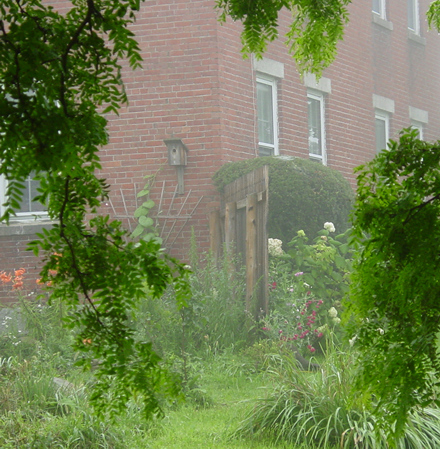
//> input picture images/1.png, 440 x 449 px
$ ./main   (built with g++ and OpenCV 4)
//> lines starting //> are read from the running program, lines starting //| are printed output that depends on the picture
#include <opencv2/core.hpp>
#include <opencv2/imgcodecs.hpp>
#include <opencv2/highgui.hpp>
#include <opencv2/imgproc/imgproc.hpp>
#include <iostream>
#include <string>
#include <chrono>

#include <stdio.h>
#include <stdlib.h>
#include <assert.h>

using namespace cv;
using namespace std;
using namespace std::chrono;

#define DRK_CH_WND_WT 5 //should be an odd number
#define DRK_CH_WND_HT 5 //should be an odd number

#define GD_FT_WND_SZ 75 // Guided Filter Window Size

struct pix_t { int w; int h; };

#define DISPLAY 1

int main( int argc, char** argv )
{
    Mat image, norm_image;
    Mat channels[3];

    image = imread("images/1.png", IMREAD_UNCHANGED); // Read as BGR matrix, bit-depth: CV_8U
//> image is the input picture: 449 rows x 440 cols, CV_8UC3; mean B, G, R 82.6, 127.6, 113.2
    if( image.empty() ) // Check for invalid input
    {
        cout << "Could not open or find the image" << std::endl ;
        return -1;
    }
    image.convertTo(norm_image, CV_32FC3, 1.0/255, 0);

    int img_width = image.size().width;
//> img_width = 440
    int img_height = image.size().height;
//> img_height = 449

    // INIT: dark channel calculation
    unsigned char* dark_channel = (unsigned char *)malloc(sizeof(unsigned char)*img_height*img_width);

    int h=0, w=0;
    int i=0, j=0;
    unsigned char pix_r=0, pix_g=0, pix_b=0;
    unsigned char min_ri=255, min_gi=255, min_bi=255;
    int lh=0, lw=0;

    struct pix_t center;
    center.h = DRK_CH_WND_HT/2;
    center.w = DRK_CH_WND_WT/2;

    // INIT: pick up the top p% brightest pixels in the dark channel
    float p=0.1;
    int max_val=255;
    int num_of_pix=(int)((img_height)*(img_width)*p)/100;
//> num_of_pix = 197
    struct pix_t *array_pix = (struct pix_t *)malloc((num_of_pix)*sizeof(struct pix_t));

    // INIT: find the airlight which has the hightest intensity in the input image
    unsigned char* yuv_y = (unsigned char *)malloc(sizeof(unsigned char)*img_height*img_width);
    unsigned char* yuv_u = (unsigned char *)malloc(sizeof(unsigned char)*img_height*img_width);
    unsigned char* yuv_v = (unsigned char *)malloc(sizeof(unsigned char)*img_height*img_width);
    int max_y=0;
    struct pix_t pos;
    unsigned char airlight_r;
    unsigned char airlight_g;
    unsigned char airlight_b;

    // INIT: compute the transmission map
    float omega=0.95;
    float min_r,min_g,min_b,min_t;
    float *tmap = (float*)malloc(sizeof(float)*img_height*img_width);

    // INIT: compute the haze free image
    float t0=0.01;
    float r,g,b,t_;
    unsigned char* output = (unsigned char*)malloc(sizeof(unsigned char)*img_height*img_width*3);
    Mat dehaze_mat(img_height, img_width, CV_8UC3, output);

    cv::split(image, channels); // split from BGR image to RGB channels
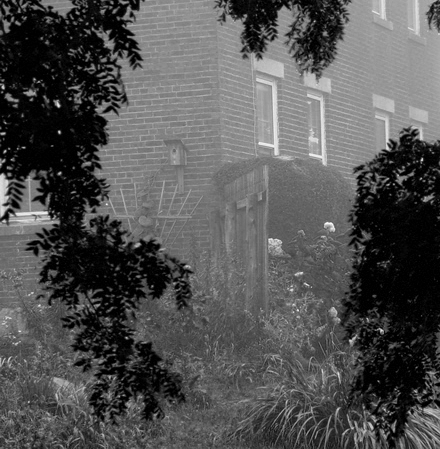
//> channels[0]: 449 rows x 440 cols, CV_8UC1; min 0, max 252, mean 82.6
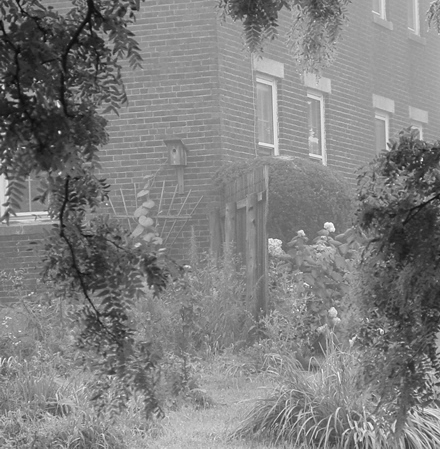
//> channels[1]: 449 rows x 440 cols, CV_8UC1; min 8, max 255, mean 127.6
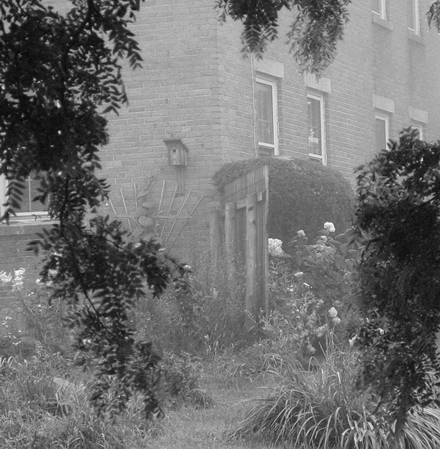
//> channels[2]: 449 rows x 440 cols, CV_8UC1; min 4, max 255, mean 113.2

    // convert rgb to yuv
    for(h=0;h<img_height;h++){
        for(w=0;w<img_width;w++){
            yuv_y[img_width*h+w]=(( 66*channels[0].data[img_width*h+w]+129*channels[1].data[img_width*h+w] +25*channels[2].data[img_width*h+w]+128)>>8)+16;
            yuv_u[img_width*h+w]=((-38*channels[0].data[img_width*h+w] -74*channels[1].data[img_width*h+w]+112*channels[2].data[img_width*h+w]+128)>>8)+128;
            yuv_v[img_width*h+w]=((112*channels[0].data[img_width*h+w] -94*channels[1].data[img_width*h+w] -18*channels[2].data[img_width*h+w]+128)>>8)+128;
        }
    }

    // Begin: Pre-Processing
    auto start = high_resolution_clock::now();

    // calculate dark channel
    for(int h = 0; h < image.rows; h++)
    {
        for(int w = 0; w < image.cols; w++)
        {   min_ri=255;
            min_gi=255;
            min_bi=255;
            for(lh=-center.h;lh<=center.h;lh++){ // -2 -> +2
                for(lw=-center.w;lw<=center.w;lw++){ // -2 -> +2
                    if((w+lw)>=0&&(w+lw)<img_width-1&&(h+lh)>=0&&(h+lh)<img_height-1){ // ignore out-of-frame pixels
                        pix_r = channels[0].data[img_width*(h+lh)+(w+lw)];
                        pix_g = channels[1].data[img_width*(h+lh)+(w+lw)];
                        pix_b = channels[2].data[img_width*(h+lh)+(w+lw)];

                        min_ri=MIN(min_ri, pix_r);
                        min_gi=MIN(min_gi, pix_g);
                        min_bi=MIN(min_bi, pix_b);
                    }
                }
            }
            dark_channel[img_width*h+w] = MIN(MIN(min_ri,min_gi),min_bi);
        }
    }
//> this loop made 449 passes
//> (min_ri, min_gi, min_bi, pix_r, pix_g, pix_b) on passes 1 to 3: (32, 145, 108, 44, 162, 119), (32, 145, 103, 40, 153, 109), (32, 127, 100, 87, 152, 126)
//> after the loop, min_ri = 97; min_gi = 150; min_bi = 118; pix_r = 119; pix_g = 169; pix_b = 135
    // pick up the top p% brightest pixels in the dark channel
    for(i=0;i<num_of_pix;){
        for(h=0;h<img_height;h++){
            for(w=0;w<img_width;w++){
                if(dark_channel[img_width*h+w]==max_val){
                    array_pix[i].h=h;
                    array_pix[i].w=w;
                    i++;
                }
                if(i==num_of_pix)
                    break;
            }
            if(i==num_of_pix)
                break;
        }
        if(i==num_of_pix)
            break;
        max_val--;
    }
//> this loop made 71 passes
//> i on passes 1 to 12: 0, 0, 0, 0, 0, 0, 0, 0, 0, 0, 0, 0
//> after the loop, max_val = 185

    // find the airlight which has the hightest intensity in the input image
    for(i=0;i<num_of_pix;i++){
        if ( max_y < yuv_y[img_width * array_pix[i].h + array_pix[i].w]){
            pos=array_pix[i];
            max_y=yuv_y[img_width*pos.h+pos.w];
        }
    }
//> after the loop, max_y = 202
    airlight_r = channels[0].data[img_width*pos.h+pos.w];
//> airlight_r = 220
    airlight_g = channels[1].data[img_width*pos.h+pos.w];
//> airlight_g = 216
    airlight_b = channels[2].data[img_width*pos.h+pos.w];
//> airlight_b = 205

    // compute the transmission map
    for(h=0;h<img_height;h++){
        for(w=0;w<img_width;w++){
            min_r=255.0;
            min_g=255.0;
            min_b=255.0;
            for(lh=-center.h;lh<=center.h;lh++){
                for(lw=-center.w;lw<=center.w;lw++){
                    if((lw+w)>=0&&(w+lw)<img_width-1&&(h+lh)>=0&&(h+lh)<img_height-1){
                        min_r=MIN(min_r,(float)channels[0].data[img_width*(h+lh)+(w+lw)]/airlight_r);
                        min_g=MIN(min_g,(float)channels[1].data[img_width*(h+lh)+(w+lw)]/airlight_g);
                        min_b=MIN(min_b,(float)channels[2].data[img_width*(h+lh)+(w+lw)]/airlight_b);
                    }
                }
            }
            min_t=MIN(MIN(min_r,min_g),min_b);
            tmap[img_width*h+w]=1-omega*min_t;
        }
    }
//> this loop made 449 passes
//> (min_r, min_g, min_b, min_t) on passes 1 to 3: (0.145, 0.671, 0.527, 0.145), (0.145, 0.671, 0.502, 0.145), (0.145, 0.588, 0.488, 0.145)

    // compute the haze free image
    for(h=0;h<img_height;h++){
        unsigned char *rowPtr = dehaze_mat.ptr<unsigned char>(h);
        for(w=0;w<img_width;w++){
            t_=MAX(tmap[img_width*h+w],t0);

            r=(((float)channels[0].data[img_width*h+w]-airlight_r)/t_)+airlight_r;
            g=(((float)channels[1].data[img_width*h+w]-airlight_g)/t_)+airlight_g;
            b=(((float)channels[2].data[img_width*h+w]-airlight_b)/t_)+airlight_b;

            rowPtr[w*3+0] = (unsigned char)MIN(MAX(r,0),255); // R
            rowPtr[w*3+1] = (unsigned char)MIN(MAX(g,0),255); // G
            rowPtr[w*3+2] = (unsigned char)MIN(MAX(b,0),255); // B
        }
    }
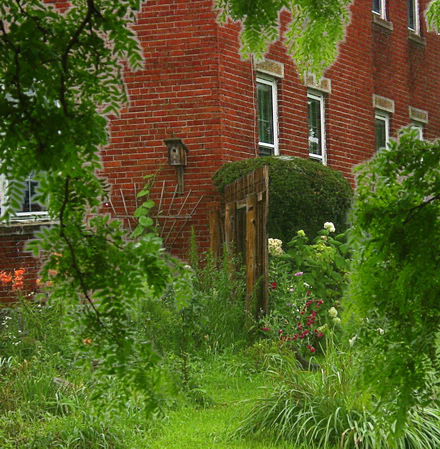
//> dehaze_mat: 449 rows x 440 cols, CV_8UC3; mean B, G, R 36.7, 93.2, 85.9

    // guided filter
    // INIT: guided filter
    float epsilon = 0.001;
    struct pix_t gd_ft_center;
    gd_ft_center.h = GD_FT_WND_SZ/2;
    gd_ft_center.w = GD_FT_WND_SZ/2;

    // End: Pre-Processing
    auto stop = high_resolution_clock::now();
    float duration = duration_cast<microseconds>(stop - start).count();
    cout << "Processing time: " << to_string(duration) << " us ~ " << to_string(1/(duration/1000000)) << " FPS" << endl;
    cout << "Expected       : 16667 us ~ 60 FPS" << endl;

#if DISPLAY
    namedWindow("1-Input", WINDOW_AUTOSIZE);
    imshow("1-Input", image);

    namedWindow("1-NormInput", WINDOW_AUTOSIZE);
    imshow("1-NormInput", norm_image);

    Mat dark_channel_mat(img_height, img_width, CV_8UC1, dark_channel);
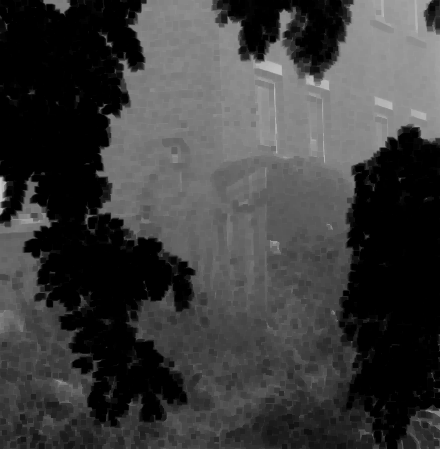
//> dark_channel_mat: 449 rows x 440 cols, CV_8UC1; min 0, max 201, mean 60.1
    namedWindow("2-DarkChannel", WINDOW_AUTOSIZE);
    imshow("2-DarkChannel", dark_channel_mat);

    Mat tmap_mat(img_height, img_width, CV_32FC1, tmap);
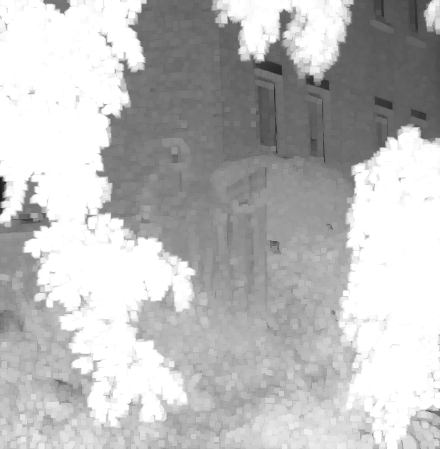
//> tmap_mat: 449 rows x 440 cols, CV_32FC1; min 0.0975, max 1, mean 0.74
    namedWindow("3-TransmissionMap", WINDOW_AUTOSIZE);
    imshow("3-TransmissionMap", tmap_mat);

    namedWindow("4-Dehaze", WINDOW_AUTOSIZE);
    imshow("4-Dehaze", dehaze_mat);

    waitKey(0);
#endif

    // Cleanup
    free(dark_channel);
    free(array_pix);
    free(yuv_y);
    free(yuv_u);
    free(yuv_v);
    free(tmap);
    free(output);

    return 0;
}

$ run again, with images/Haze_Autumn.jpg saved as images/1.png
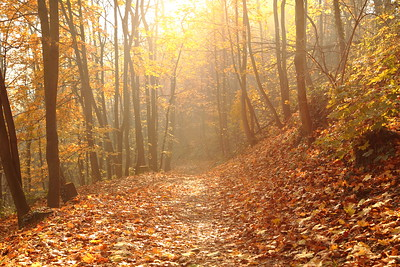
//> input picture images/Haze_Autumn.jpg, 400 x 267 px
//> image is the input picture: 267 rows x 400 cols, CV_8UC3; mean B, G, R 76.2, 125.9, 176.3
//> `cv::split(image, channels);`:
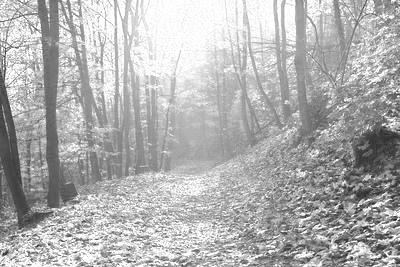
//> channels[2]: 267 rows x 400 cols, CV_8UC1; min 25, max 255, mean 176.3
//> the loop `for(int h = 0; h < image.rows; h++)` made 267 passes
//> (min_ri, min_gi, min_bi, pix_r, pix_g, pix_b) on passes 1 to 3: (57, 121, 159, 64, 143, 176), (57, 111, 144, 89, 180, 207), (48, 86, 121, 48, 86, 121)
//> after the loop `for(int h = 0; h < image.rows; h++)`: min_ri = 0; min_gi = 36; min_bi = 121; pix_r = 16; pix_g = 66; pix_b = 138
//> the loop `for(i=0;i<num_of_pix;)` made 33 passes
//> i on passes 1 to 8: 0, 0, 0, 0, 0, 0, 2, 3
//> after the loop `for(i=0;i<num_of_pix;)`: max_val = 223
//> the loop `for(i=0;i<num_of_pix;i++)` made 106 passes
//> max_y on pass 1: 235
//> after the loop `for(i=0;i<num_of_pix;i++)`: max_y = 235
//> airlight_r = 255
//> airlight_g = 254
//> airlight_b = 255
//> the loop `for(h=0;h<img_height;h++)` made 267 passes
//> (min_r, min_g, min_b, min_t) on passes 1 to 3: (0.224, 0.476, 0.624, 0.224), (0.224, 0.437, 0.565, 0.224), (0.188, 0.339, 0.475, 0.188)
//> after the loop `for(h=0;h<img_height;h++)`: min_r = 0; min_g = 0.142; min_b = 0.475; min_t = 0
//> the loop `for(h=0;h<img_height;h++)` made 267 passes
//> (t_, r, g, b) on passes 1 to 3: (0.788, -17.96, 78.79, 131.8), (0.788, 98.84, 165.1, 216.9), (0.821, -10.47, 99.34, 136.9)
//> `Mat tmap_mat(img_height, img_width, CV_32FC1, tmap);`:
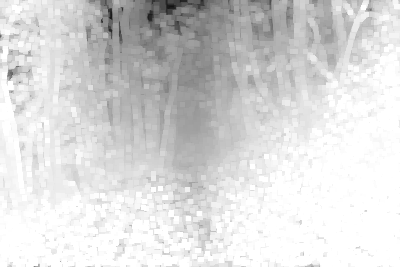
//> tmap_mat: 267 rows x 400 cols, CV_32FC1; min 0.0724, max 1, mean 0.852

$ run again, with images/Haze_City.jpg saved as images/1.png
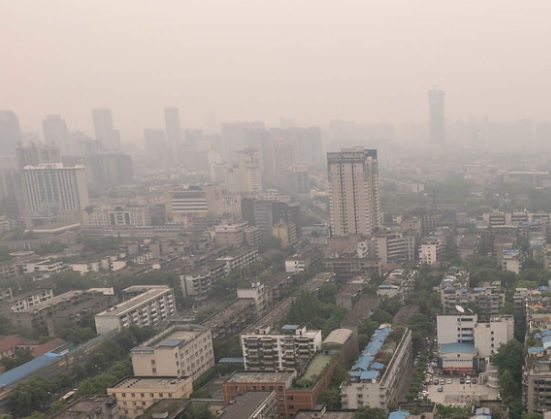
//> input picture images/Haze_City.jpg, 551 x 419 px
//> image is the input picture: 419 rows x 551 cols, CV_8UC3; mean B, G, R 144.3, 150.5, 158.8
//> the loop `for(int h = 0; h < image.rows; h++)` made 419 passes
//> (min_ri, min_gi, min_bi, pix_r, pix_g, pix_b) on passes 1 to 3: (214, 222, 235, 214, 222, 235), (214, 222, 235, 214, 222, 235), (214, 222, 235, 215, 223, 236)
//> after the loop `for(int h = 0; h < image.rows; h++)`: min_ri = 126; min_gi = 138; min_bi = 156; pix_r = 128; pix_g = 140; pix_b = 158
//> the loop `for(i=0;i<num_of_pix;)` made 39 passes
//> i on passes 1 to 8: 0, 0, 0, 0, 0, 0, 0, 0
//> after the loop `for(i=0;i<num_of_pix;)`: max_val = 217
//> the loop `for(i=0;i<num_of_pix;i++)` made 230 passes
//> max_y on passes 1 to 2: 208, 209
//> after the loop `for(i=0;i<num_of_pix;i++)`: max_y = 209
//> airlight_r = 218
//> airlight_g = 225
//> airlight_b = 240
//> the loop `for(h=0;h<img_height;h++)` made 419 passes
//> (min_r, min_g, min_b, min_t) on passes 1 to 3: (0.982, 0.987, 0.979, 0.979), (0.982, 0.987, 0.979, 0.979), (0.982, 0.987, 0.979, 0.979)
//> after the loop `for(h=0;h<img_height;h++)`: min_r = 0.578; min_g = 0.613; min_b = 0.65; min_t = 0.578
//> the loop `for(h=0;h<img_height;h++)` made 419 passes
//> (t_, r, g, b) on pass 1: (0.0698, 175, 196.3, 182.7)
//> after the loop `for(h=0;h<img_height;h++)`:
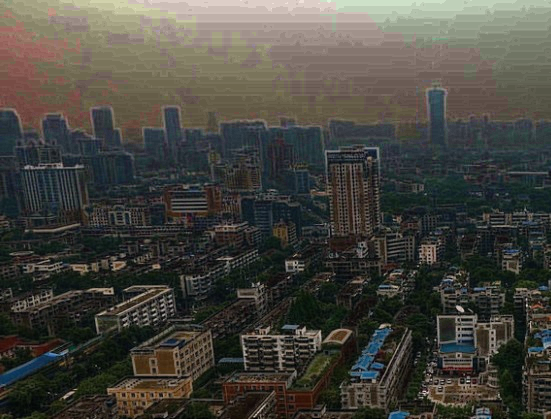
//> dehaze_mat: 419 rows x 551 cols, CV_8UC3; mean B, G, R 63.1, 69.7, 70.9
//> `Mat tmap_mat(img_height, img_width, CV_32FC1, tmap);`:
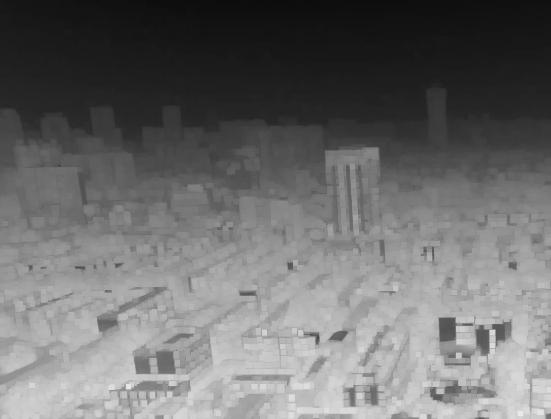
//> tmap_mat: 419 rows x 551 cols, CV_32FC1; min 0.0544, max 0.917, mean 0.429
